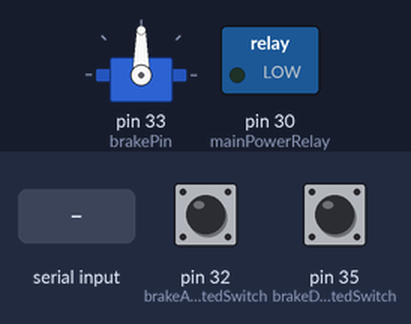
A sketch run on a simulated Arduino Mega 2560, built with avr-gcc and run on an emulated ATmega2560. Shown: servo, switched loads named in the sketch (green lamp = pin HIGH). The inputs (shaded band) are chosen by the test bench; at power-on: pin 35 (brakeDeActivatedSwitch) HIGH, pin 32 (brakeActivatedSwitch) HIGH. What the sketch prints to the serial monitor is not drawn.

Above: at 1.3 s.
1.4 s: pin 35 (brakeDeActivatedSwitch) pulled LOW for 0.15 s
3.0 s: pin 32 (brakeActivatedSwitch) pulled LOW for 0.15 s
4.6 s: pin 32 (brakeActivatedSwitch) driven LOW and pin 35 (brakeDeActivatedSwitch) driven LOW
7.6 s: "on\n" received over Serial
10.6 s: pin 35 (brakeDeActivatedSwitch) driven HIGH
13.6 s: "off\n" received over Serial
Timing chart, 0 to 16.6 s (numbered marks = the images above; inputs shaded):
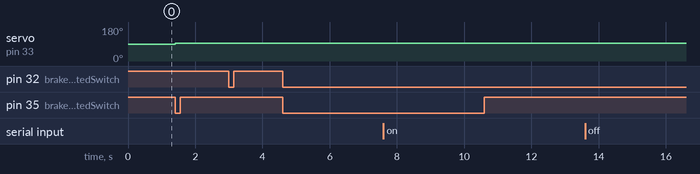

The sketch:

brake.ino
```cpp
#include <Servo.h>
#include <SPI.h>
#include <Wire.h>
#include <math.h>
#include <stdlib.h>
#include "Timer.h"

//Serial Port Settings
long baudRate = 115200;

//Pins
  //Main Pins
    int mainPowerRelay = 30;

  //Switch Pins
    int brakeActivatedSwitch = 32;
    int brakeDeActivatedSwitch = 35;
    int brakePin = 33;
    int brakeOnSwitch = 32;   //pin 2     Need to check pinout
    int brakeOffSwitch = 35;  //pin 3     Need to check pinout

//Objects
  Servo brake;

//Variables
  String dataFromSerial = "";
  bool dataFromSerialComplete = false;
  bool brakeStatus = false;

void setup()
{
     Serial.begin(baudRate);

     //make sure the main power is shut off
     pinMode(mainPowerRelay, OUTPUT);
     digitalWrite(mainPowerRelay, LOW);

     //create brake controller
     pinMode(brakeActivatedSwitch,INPUT_PULLUP);
     pinMode(brakeDeActivatedSwitch,INPUT_PULLUP);
     brake.attach(brakePin);

     Serial.flush();
     delay(100);
     Serial.println("arduino ready");
}

void loop()
{
     brakeCheck();
     if(dataFromSerialComplete)
     {
          //doSomething(incoming);
          dataFromSerialComplete = false;
          dataFromSerial = "";
     }
}

void serialWrite(String t)
{
     Serial.println(t);
     Serial.flush();
}

void serialEvent()
{
     while(Serial.available() > 0)
     {
          char tempChar = (char)Serial.read();
          //check to see if we get a newline, if so, the string is
          //complete and its time for the loop() to do something
          //but don't add the \n to the string
          if (tempChar == '\n')
          {
               dataFromSerialComplete = true;
          }
          //otherwise, add the incoming character to the string
          else
          {
               dataFromSerial = dataFromSerial + tempChar;
          }
     }
}

void commands(String theCommand)
{

  theCommand.toLowerCase();

  serialWrite("Executing command:\t"+theCommand);

  if(theCommand == "on")
  {
    digitalWrite(mainPowerRelay, HIGH);
  }
  else if (theCommand == "off")
  {
    digitalWrite(mainPowerRelay,LOW);
  }
  else if (theCommand == "bb")
  {
    brake.writeMicroseconds(2000);
    brakeStatus = 1;
  }
  else if (theCommand == "eb")
  {
    brake.writeMicroseconds(1000);
    brakeStatus = 0;
  }
  else if (theCommand == "sm")
  {
    brake.writeMicroseconds(1000);
  }
}

void brakeCheck()
{
     int brakeAppliedSwitch = digitalRead(brakeOnSwitch);
     int brakeReleasedSwitch = digitalRead(brakeOffSwitch);

     if(brakeAppliedSwitch == 0 && brakeStatus == 1)  // brake fully applied stop moving the motor
     {
          brake.writeMicroseconds(1500);
          brakeStatus = -1;
          serialWrite("Brake Applied");
     }
     if(brakeReleasedSwitch == 0  && brakeStatus == 0) // brake fully released stop moving the motor
     {
          brake.writeMicroseconds(1500);
          brakeStatus = -1;
          serialWrite("Brake Released");
     }
}
```

Measured:
- after the input at 1.4 s, servo on pin 33 (brakePin): 90° → 93° at once
